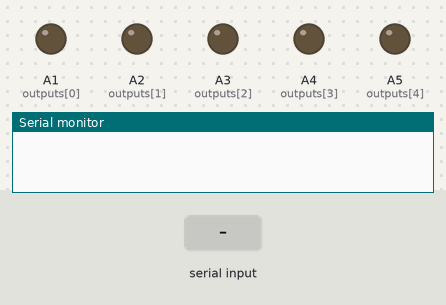
The sketch below on a simulated Arduino Uno, built with avr-gcc and run on an emulated ATmega328P. Shown: output pins drawn as LEDs (lit = HIGH), the last lines printed to the serial monitor. The inputs (shaded band) are chosen by the test bench.

Above: at 1.2 s.
1.3 s: "1" received over Serial
At 2.1 s:
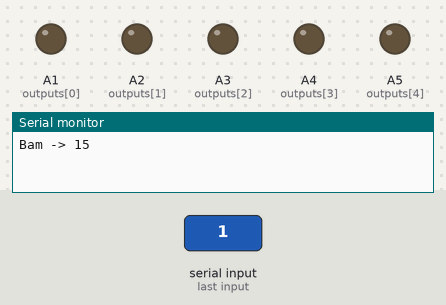
2.8 s: "2" received over Serial
At 3.2 s:
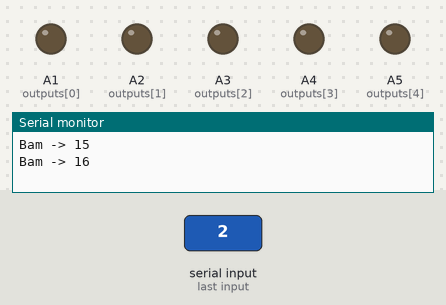
Timing chart, 0 to 5.8 s (numbered marks = the images above; inputs shaded):
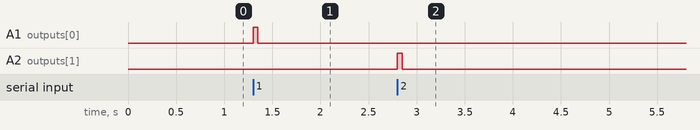

Measured:
- after the input at 1.3 s, A1 (outputs[0]): LOW → HIGH at once, → LOW 0.05 s later
- after the input at 2.8 s, A2 (outputs[1]): LOW → HIGH at once, → LOW 0.05 s later

The sketch:

BamBam_Serial.ino
```cpp
int outputs [] = { A1, A2, A3, A4, A5 };
int number_of_outputs = 5;
char char_for_out1 = '1';
unsigned long pulse_length_microseconds = 50000;
unsigned long times_to_turn_off[] = { 0, 0, 0, 0, 0 };

void setup()
{
  Serial.begin( 9600 );
  for( int i = 0; i < number_of_outputs; i++ )
  {
    pinMode( outputs[ i ], OUTPUT );
  }
}

void loop()
{
  while( Serial.available() > 0 )
  {
    byte b = Serial.read();
    Serial.flush();
    // When a '?' character is sent, return a string that indicates the firmware
    if( b == '?' )
    {
      Serial.println( "BAMBAM_V01" );
    }

    // When a '1' character is sent
    else if( b >= char_for_out1 && b < char_for_out1 + number_of_outputs )
    {
      // Convert charater '1' to integer 0, '2' to 1,...
      int i = b - char_for_out1;

      // Which output should be set?
      int output = outputs[ i ];
      digitalWrite( output, 1 );

      // When should the output be reset again?
      times_to_turn_off[ i ] = micros() + pulse_length_microseconds;

      // Send back some text info
      Serial.print( "Bam -> " );
      Serial.print( output );
      Serial.println();
    }

    // Unknown command
    else
    {
      Serial.println( ":-?" );
    }

  }

  // Reset outputs (if any)
  for( int i = 0; i < number_of_outputs; i++ )
  {
    if( times_to_turn_off[ i ] < micros() )
    {
      digitalWrite(outputs[ i ], 0);
    }
  }
}
```
